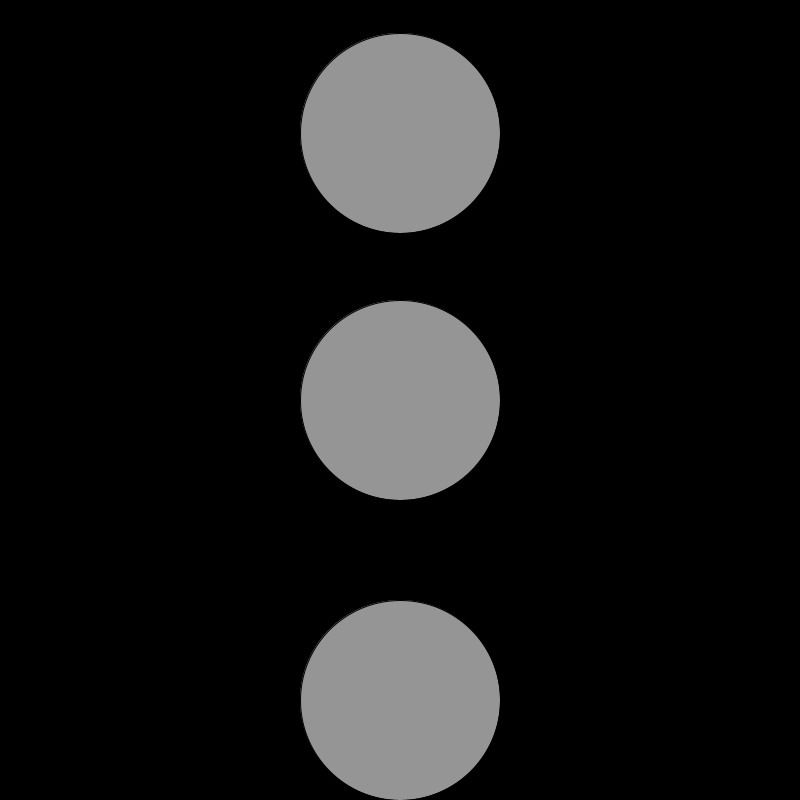
Frame 1 (no input)
Frame 60 (the mouse pressed at the canvas centre just before this capture): identical to frame 1, image omitted
Frame 120 (the mouse held since frame 60 and released just before this capture): identical to frame 1, image omitted

The Processing sketch that drew this single still picture (run headless with seeded random() and noise(); from frame 60 on, the mouse is pressed at the canvas centre):

// Processing sketch: TaskThree_10_9_2020
// ── TaskThree_10_9_2020.pde
// Task 3

//farve variablerne
int redColor = 255;
int yellowColor = 254;
int greenColor = 255;
int bG = 0;
int gray = 149;

void setup(){
  size (800,800);
  frameRate(30);
}

void draw(){
background(bG);
fill(gray);
  //øverste cirkel - bruges til rødt lys
float x = width/2;
float y = height/6;
float radius = height*0.25;
circle(x, y, radius);
//key pressed for rødt lys
if (keyPressed) {
    if (key == '1') {
  fill(redColor,0,0);
  circle(x, y, radius);
    }
}

 //miderste cirkel - bruges til gult lys
 fill(gray);
float secondY = height/2;
circle (x, secondY, radius);
if (keyPressed) {
    if (key == '2') {
  fill(yellowColor,255,0);
  circle (x, secondY, radius);
    }
}


//nederste cirkel - bruges til grønt lys
fill(gray);
float thirdY = (secondY+secondY*3/4);
circle (x, thirdY, radius);
if (keyPressed) {
    if (key == '3') {
  fill(0,greenColor,0);
  circle (x, thirdY, radius);
    }
}
}
